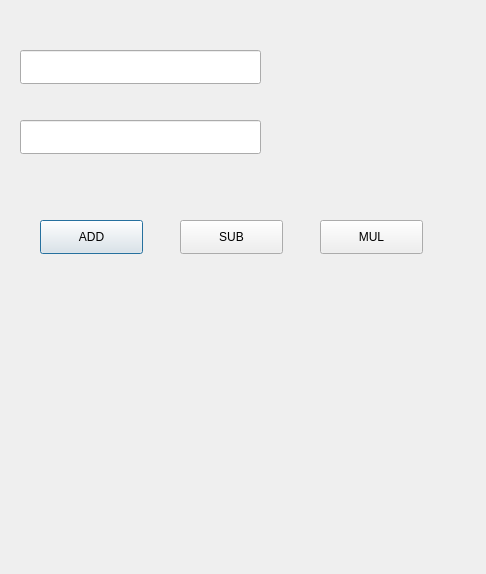
<?xml version="1.0" encoding="UTF-8"?>
<ui version="4.0">
 <class>form</class>
 <widget class="QDialog" name="form">
  <property name="geometry">
   <rect>
    <x>0</x>
    <y>0</y>
    <width>486</width>
    <height>574</height>
   </rect>
  </property>
  <property name="windowTitle">
   <string>Dialog</string>
  </property>
  <widget class="QLineEdit" name="Num1">
   <property name="geometry">
    <rect>
     <x>20</x>
     <y>50</y>
     <width>241</width>
     <height>34</height>
    </rect>
   </property>
  </widget>
  <widget class="QLineEdit" name="num2">
   <property name="geometry">
    <rect>
     <x>20</x>
     <y>120</y>
     <width>241</width>
     <height>34</height>
    </rect>
   </property>
  </widget>
  <widget class="QPushButton" name="ADD">
   <property name="geometry">
    <rect>
     <x>40</x>
     <y>220</y>
     <width>103</width>
     <height>34</height>
    </rect>
   </property>
   <property name="text">
    <string>ADD</string>
   </property>
  </widget>
  <widget class="QPushButton" name="pushButton">
   <property name="geometry">
    <rect>
     <x>180</x>
     <y>220</y>
     <width>103</width>
     <height>34</height>
    </rect>
   </property>
   <property name="text">
    <string>SUB</string>
   </property>
  </widget>
  <widget class="QPushButton" name="pushButton_2">
   <property name="geometry">
    <rect>
     <x>320</x>
     <y>220</y>
     <width>103</width>
     <height>34</height>
    </rect>
   </property>
   <property name="text">
    <string>MUL</string>
   </property>
  </widget>
 </widget>
 <resources/>
 <connections/>
</ui>
